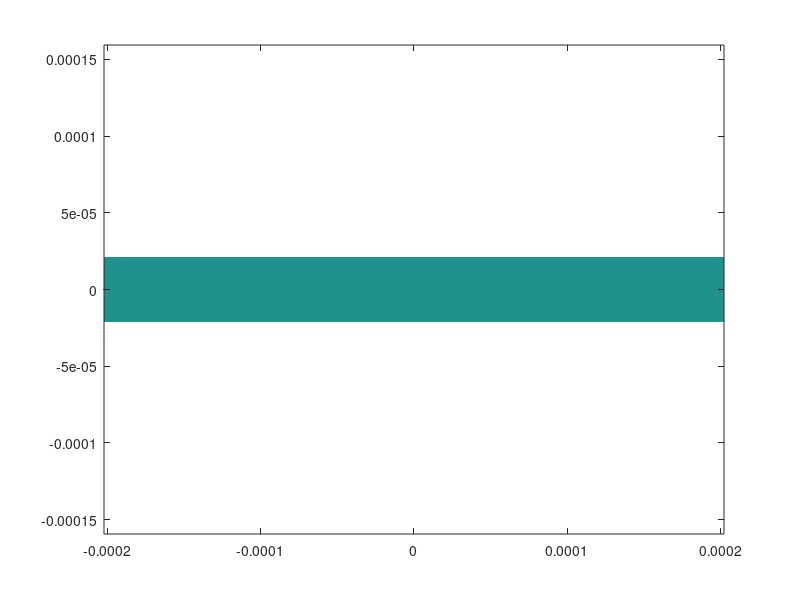
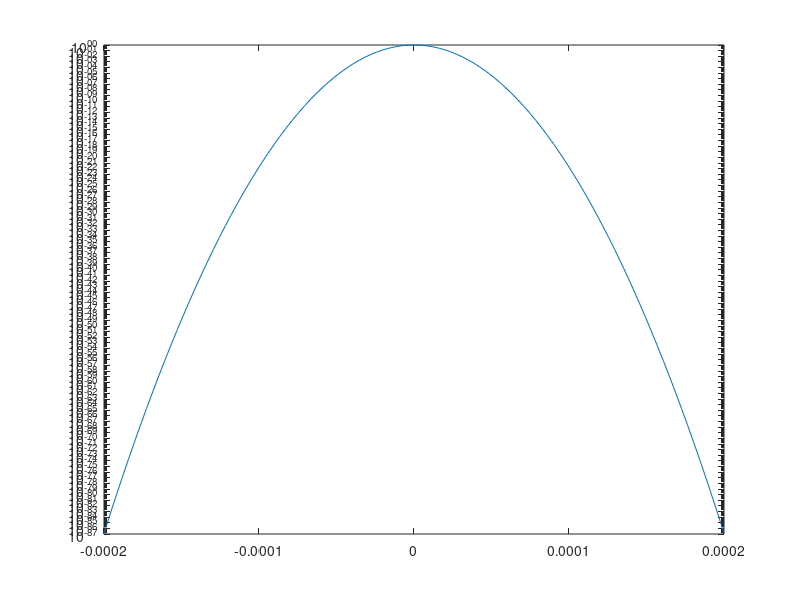

Reproduce these figures in MATLAB, in order. (Note: this script raises an error after producing the figures.)
% Author: Madhu Veettikazhy
% Date:12 November 2018
% Gaussian beam (CW) electric field propagation from the 
% through fibre using Finite Difference Beam Propagation Method
% in 2D
% Reference: An assessment of FD BPM method - Youngchul Chung
% ***************************************************************************************************

%% User-specified general parameters
Lx_main = 200e-6;                                                     % [m] x side length of main area
Ly_main = 20e-6;                                                    % [m] y side length of main area
Lz = 10e-3;                                                          % [m] z propagation distance
targetzstepsize = 100e-6;                                          % [m] z step size to aim for

Nx_main = 51;                                                        % x resolution of main area
Ny_main = 11;                                                             % y resolution of main area

lambda = 1e-6;                                                % [m] Wavelength 
w = 20e-6;%3.9e-6;                                                       % [m] Initial waist plane 1/e^2 radius of the gaussian beam

updates = 10;          % Number of times to update plot. If set higher than nz (such as Inf), script will simply update every step.

absorbertype = 4; % 1: No absorber, 2: constant absorber, 3: linear absorber, 4: quadratic absorber
targetLx = 2*Lx_main; % [m] Full area x side length
targetLy = 2*Ly_main;    % [m] Full area y side length
alpha = 10e1; % [1/m] "Absorption coefficient", used for absorbertype 2
beta = 10e4; % [1/m^2] "Absorption coefficient" per unit length distance out from edge of main area, used for absorbertype 3
gamma = 3e8; % [1/m^3] "Absorption coefficient" per unit length distance out from edge of main area, squared, used for absorbertype 4

n_cladding = 1.01;%1.45;
n_core = 1.01;%1.45;%1.46;
core_radius = 5e-6;

%% Initialization of space and frequency grids
nz = round(Lz/targetzstepsize);                                       % Number of z steps

dx = Lx_main/Nx_main;
dy = Ly_main/Ny_main;
dz = Lz/nz;

nx = round(targetLx/dx);
if rem(nx,2) ~= rem(Nx_main,2)
    nx = nx + 1; % Ensure that if Nx_main was set odd (to have a x slice at the center), nx will also be odd
end
ny = round(targetLy/dy);
if rem(ny,2) ~= rem(Ny_main,2)
    ny = ny + 1; % Ensure that if Ny_main was set odd (to have a y slice at the center), ny will also be odd
end
Lx = nx*dx;
Ly = ny*dy;

x = dx*(-(nx-1)/2:(nx-1)/2);
y = dy*(-(ny-1)/2:(ny-1)/2);
[X,Y] = ndgrid(x,y);

switch absorbertype
    case 1
        absorber = ones(nx,ny);
    case 2
        absorber = ones(nx,ny);
        absorber(abs(X) > Lx_main/2 | abs(Y) > Ly_main/2) = exp(-dz*alpha);
    case 3
        absorber = exp(-dz*max(0,max(abs(Y) - Ly_main/2,abs(X) - Lx_main/2))*beta);
    case 4
        absorber = exp(-dz*max(0,max(abs(Y) - Ly_main/2,abs(X) - Lx_main/2)).^2*gamma);
end
absorb_column = absorber(:);
figure(1);
% plot(x,absorber(:,round((ny-1)/2+1)));
imagesc(x,y,absorber.');
xlim([min(x) max(x)]);

k_0 = 2*pi/lambda;                                              % [m^-1] Wavenumber

%% Initialisation of optical fibre parameters
n_0 = 1;%n_cladding;
n_fibre = ones(nx,ny)*n_core;
n_fibre(sqrt(X.^2+Y.^2) > core_radius) = n_cladding;
figure(1);clf;
imagesc(x,y,n_fibre.');
axis xy
axis equal

%% Beam initialization
amplitude = exp(-(X.^2+Y.^2)/w^2);                             % Gaussian field amplitude
phase = 0*X;                                         % Phase
E_ref = amplitude.*exp(1i*phase);                      % Electric field

%% Fibre propagation and plotting
delta_n_2 = n_fibre.^2-n_0^2;                              %delta_n^2 in the expression for FD BPM
delta_n_2_column = delta_n_2(:);                         %Converting from NxN square matrix to N^2x1 column matrix
E_column=E_ref(:);                                                   %Converting 2D matrix into a column matrix
N=nx*ny;                                                            %N*N - size of sparse matrices

%% Sequential method initialization
ax = dz/(4i*dx^2*k_0*n_0);
ay = dz/(4i*dy^2*k_0*n_0);
[e,~,ie] = uniquetol(dz*k_0*delta_n_2_column/n_0);
% b  = 1 + 2*ax + 2*ay + dz*1i*k_0*delta_n_2_column/n_0;
% c  = 1 - 2*ax - 2*ay - dz*1i*k_0*delta_n_2_column/n_0;

%% Vectorized method initialization
% ax = dz/(2*dx^2);
% ay = dz/(2*dy^2);
% b = dz*(1/dx^2+1/dy^2) - (k_0^2*dz/2).*delta_n_2_column + (2*1i*k_0*n_0);
% c = -dz*(1/dx^2+1/dy^2) + (k_0^2*dz/2).*delta_n_2_column+ (2*1i*k_0*n_0);
% M_i_lhs = sparse(1:N,1:N,b(1:N),N,N);
% M_iMinus1 = sparse(2:N,1:N-1,ax,N,N);
% M_iPlus1 = sparse(1:N-1,2:N,ax,N,N);
% for i=nx:nx:N-nx                                               %Dirichlet's boundary condition
%     M_iMinus1(i+1,i)=0;
%     M_iPlus1(i,i+1)=0;
% end
% 
% M_jMinus1 = sparse(nx+1:N,1:N-nx,ay,N,N);
% M_jPlus1 = sparse(1:N-nx,nx+1:N,ay,N,N);
% M_lhs = -M_iMinus1 - M_iPlus1 + M_i_lhs - M_jMinus1 - M_jPlus1;
% 
% M_i_rhs = sparse(1:N,1:N,c(1:N),N,N);
% M_rhs = M_iMinus1+M_iPlus1+M_i_rhs+M_jMinus1+M_jPlus1;

%% Figure initialization
figure(2);
h_line = semilogy(x,abs(E_ref(:,(ny-1)/2+1).').^2); 
h_title = title(['x intensity profile at z = 0 m (second moment radius = ' num2str(2*std(x,h_line.YData)) ' m)']);
line([-Lx_main/2 -Lx_main/2 NaN Lx_main/2 Lx_main/2],[ylim NaN ylim],'Linestyle','--','Color','k');
axis([min(x) max(x) 1e-9 1]);

updatesliceindices = unique(round(linspace(1,nz,min(nz,updates))));
nextupdatesliceindicesindex = 1;

figure(3);
subplot(2,1,1);
h_im1 = imagesc(x,y,abs(E_ref.').^2);
axis xy
axis equal
% xlim([-Lx_main/2 Lx_main/2]);
% ylim([-Ly_main/2 Ly_main/2]);
xlim([-Lx/2 Lx/2]);
ylim([-Ly/2 Ly/2]);
subplot(2,1,2);
h_im2 = imagesc(x,y,angle(E_ref.'));
axis xy
axis equal
% xlim([-Lx_main/2 Lx_main/2]);
% ylim([-Ly_main/2 Ly_main/2]);
xlim([-Lx/2 Lx/2]);
ylim([-Ly/2 Ly/2]);

%For plotting the diverged gaussian field from gaussian_Prop_2D.m
% NxNy_ref = size(E_ref);
% Nx_ref=NxNy_ref(1);
% Nx_ref_start=round(Nx_ref/2)-round(nx/2);
% Nx_ref_end=round(Nx_ref/2)+round(nx/2)-1;

%% Sequential method execution
E = E_ref;
d = zeros(nx,ny);
for zidx = 1:nz
    %% Explicit part of step 1
    for iy = 1:ny
        for ix = 1:nx % construct d, the right hand side of the system of linear equations
            i = sub2ind([nx,ny],ix,iy);
            delta = 0;
            if ix ~= 1;  delta = delta +   ax*(E(ix-1,iy)-E(ix,iy)); end
            if ix ~= nx; delta = delta +   ax*(E(ix+1,iy)-E(ix,iy)); end
%             if iy ~= 1;  delta = delta + 2*ay*(E(ix,iy-1)-E(ix,iy)); end
%             if iy ~= ny; delta = delta + 2*ay*(E(ix,iy+1)-E(ix,iy)); end
            d(ix,iy) = E(ix,iy)*(1 - 1i*e(ie(i))) + delta;
        end
    end

    %% Implicit part of step 1, Thomas algorithm along x, sweeps up from 2 to nx and then down from nx to 1
    for iy = 1:ny
        % Forward sweep, index 2:
        b(1) = 1 + ax + 1i*e(ie(1+(iy-1)*nx));
        w = -ax/b(1);
        b(2) = 1 + 2*ax + 1i*e(ie(1+(iy-1)*nx)) + w*ax;
        d(2,iy) = d(2,iy) - w*d(1,iy);
        % Forward sweep, indices 3 to nx-1:
        for ix = 3:nx-1
            w = -ax/b(ix-1);
            b(ix) = 1 + 2*ax + 1i*e(ie(ix+(iy-1)*nx));
            b(ix) = b(ix) + w*ax;
            d(ix,iy) = d(ix,iy) - w*d(ix-1,iy);
        end
        % Forward sweep, index nx:
        w = -ax/b(nx-1);
        b(nx) = 1 + ax + 1i*e(ie(nx+(iy-1)*nx));
        b(nx) = b(nx) + w*ax;
        d(nx,iy) = d(nx,iy) - w*d(nx-1,iy);

        % Back sweep, index nx:
        d(nx,iy) = d(nx,iy)/b(nx);
        % Back sweep, indices nx-1 to 2:
        for ix = nx-1:-1:2
            d(ix,iy) = (d(ix,iy) + ax*d(ix+1,iy))/b(ix);
        end
        % Back sweep, index 1:
        d(1,iy) = (d(1,iy) + ax*d(2,iy))/b(1);
    end
    E = d;
%     %% Explicit part of step 2
%     for iy = 1:ny
%         for ix = 1:nx % construct d, the right hand side of the system of linear equations
%             i = sub2ind([nx,ny],ix,iy);
%             delta = 0;
%             if iy ~= 1;  delta = delta - ay*(E(ix,iy-1)-E(ix,iy)); end
%             if iy ~= ny; delta = delta - ay*(E(ix,iy+1)-E(ix,iy)); end
%             d(ix,iy) = d(ix,iy) + delta;
%         end
%     end
%     
%     %% Implicit part of step 2, Thomas algorithm along y, sweeps up from 2 to ny and then down from ny to 1
%     for ix = 1:nx
%         % Forward sweep, index 2:
%         b(1) = 1 + ay;
%         w = -ay/b(1);
%         b(2) = 1 + 2*ay + w*ay;
%         d(ix,2) = d(ix,2) - w*d(ix,1);
%         % Forward sweep, indices 3 to ny-1:
%         for iy = 3:ny-1
%             w = -ay/b(iy-1);
%             b(iy) = 1 + 2*ay;
%             b(iy) = b(iy) + w*ay;
%             d(ix,iy) = d(ix,iy) - w*d(ix,iy-1);
%         end
%         % Forward sweep, index ny:
%         w = -ay/b(ny-1);
%         b(ny) = 1 + ay;
%         b(ny) = b(ny) + w*ay;
%         d(ix,ny) = d(ix,ny) - w*d(ix,ny-1);
% 
%         % Back sweep, index ny:
%         E(ix,ny) = d(ix,ny)/b(ny);
%         % Back sweep, indices ny-1 to 2:
%         for iy = ny-1:-1:2
%             E(ix,iy) = (d(ix,iy) + ay*E(ix,iy+1))/b(iy);
%         end
%         % Back sweep, index 1:
%         E(ix,1) = (d(ix,1) + ay*E(ix,2))/b(1);
%     end

    h_line.YData = abs(E(:,round((ny-1)/2+1))).^2;
    h_title.String = ['x intensity profile at z = ' num2str(zidx*dz,'%.1e') ' m (second moment radius = ' num2str(2*std(x,h_line.YData),'%.6e') ' m)'];
    h_im1.CData = abs(E.').^2;
    h_im2.CData = angle(E.');
    drawnow;
end


%% Vectorized method execution
% tic
% for zidx = 1:nz
%     RHS = M_rhs*E_column;
%     E_column = M_lhs\RHS;
%     E_column=E_column.*absorb_column;
%     if zidx == updatesliceindices(nextupdatesliceindicesindex)
%         E_2D = reshape(E_column, [nx ny]);
%         h_line.YData = abs(E_2D(:,round((ny-1)/2+1))).^2;
%         h_title.String = ['x intensity profile at z = ' num2str(zidx*dz,'%.1e') ' m (second moment radius = ' num2str(2*std(x,h_line.YData),'%.6e') ' m)'];
%         h_im.CData = abs(E_2D.').^2;
% 
%         nextupdatesliceindicesindex = nextupdatesliceindicesindex + 1;
%         drawnow;
%     end
% end
% toc

